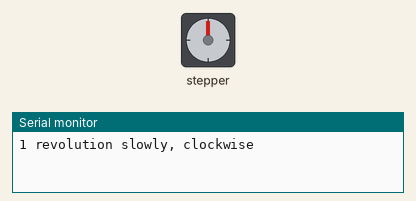
Simulated run of this sketch. Board: Arduino Uno, built with avr-gcc and run on an emulated ATmega328P. Shown: stepper motor, the last lines printed to the serial monitor. Wiring (inferred from the names in the program): stepper motor driver (200 steps per turn assumed): step pin 3; direction pin 2.

Above: at 0.05 s.
At 1.9 s:
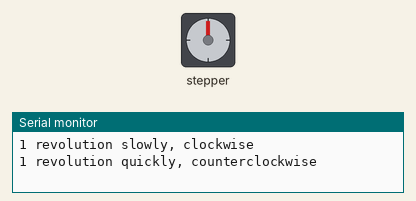
At 3.6 s:
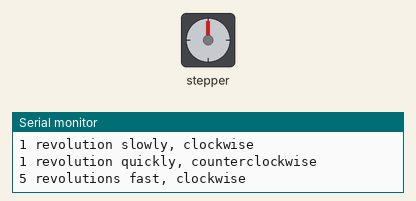
At 7.2 s:
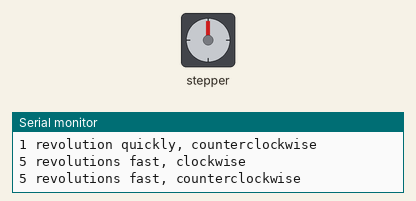
Timing chart, 0 to 9.4 s (numbered marks = the images above):
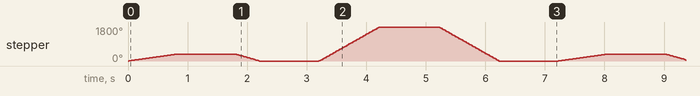

Measured:
- by itself, stepper: turns 360° clockwise in 0.78 s, then 360° counter-clockwise in 0.40 s, then 1800° clockwise in 1.0 s, then 1800° counter-clockwise in 1.0 s, repeating every 7.2 s

The sketch:

BasicBipolarStepper.ino
```cpp
/*Example sketch to control a stepper motor with A4988/DRV8825 stepper motor driver and Arduino without a library. More info: https://www.makerguides.com */

// Define stepper motor connections and steps per revolution:
#define dirPin 2
#define stepPin 3
#define stepsPerRevolution 200

void setup() {
  // Begin Serial communication at a baud rate of 9600:
  Serial.begin(9600);
  // Declare pins as output:
  pinMode(stepPin, OUTPUT);
  pinMode(dirPin, OUTPUT);
}

void loop() {
  // Set the spinning direction clockwise:
  digitalWrite(dirPin, HIGH);

  Serial.println("1 revolution slowly, clockwise");
  // Spin the stepper motor 1 revolution slowly:
  for (int i = 0; i < stepsPerRevolution; i++) {
    // These four lines result in 1 step:
    digitalWrite(stepPin, HIGH);
    delayMicroseconds(2000);
    digitalWrite(stepPin, LOW);
    delayMicroseconds(2000);
  }

  delay(1000);

  // Set the spinning direction counterclockwise:
  digitalWrite(dirPin, LOW);

  Serial.println("1 revolution quickly, counterclockwise");
  // Spin the stepper motor 1 revolution quickly:
  for (int i = 0; i < stepsPerRevolution; i++) {
    // These four lines result in 1 step:
    digitalWrite(stepPin, HIGH);
    delayMicroseconds(1000);
    digitalWrite(stepPin, LOW);
    delayMicroseconds(1000);
  }

  delay(1000);

  // Set the spinning direction clockwise:
  digitalWrite(dirPin, HIGH);

  Serial.println("5 revolutions fast, clockwise");
  // Spin the stepper motor 5 revolutions fast:
  for (int i = 0; i < 5 * stepsPerRevolution; i++) {
    // These four lines result in 1 step:
    digitalWrite(stepPin, HIGH);
    delayMicroseconds(500);
    digitalWrite(stepPin, LOW);
    delayMicroseconds(500);
  }

  delay(1000);

  // Set the spinning direction counterclockwise:
  digitalWrite(dirPin, LOW);

  Serial.println("5 revolutions fast, counterclockwise");
  //Spin the stepper motor 5 revolutions fast:
  for (int i = 0; i < 5 * stepsPerRevolution; i++) {
    // These four lines result in 1 step:
    digitalWrite(stepPin, HIGH);
    delayMicroseconds(500);
    digitalWrite(stepPin, LOW);
    delayMicroseconds(500);
  }

  delay(1000);
}
```
